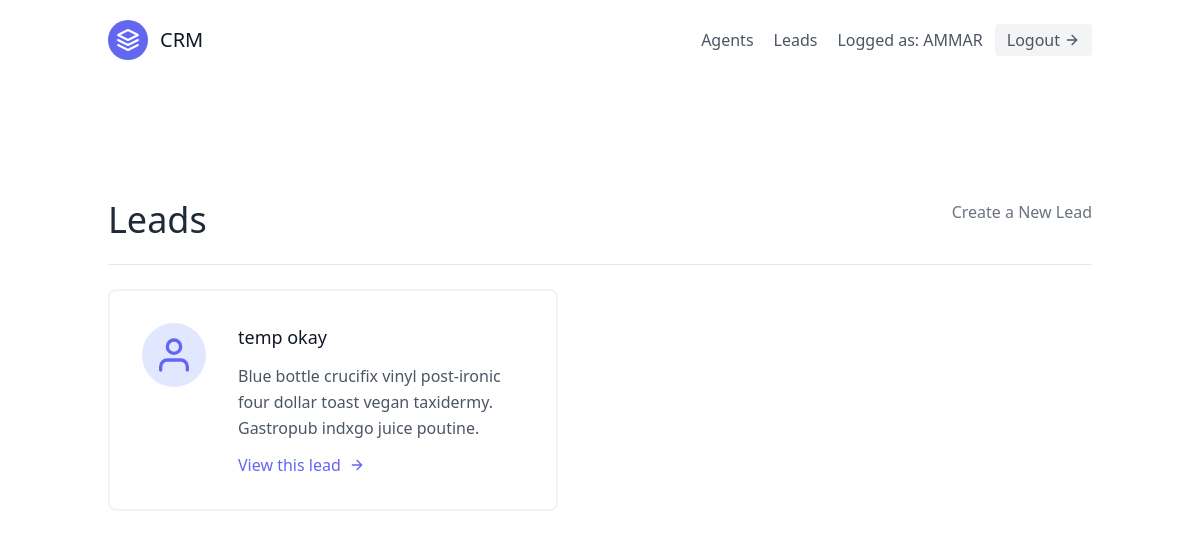
/leads/ (signed in), run on an earlier commit of the app's database.
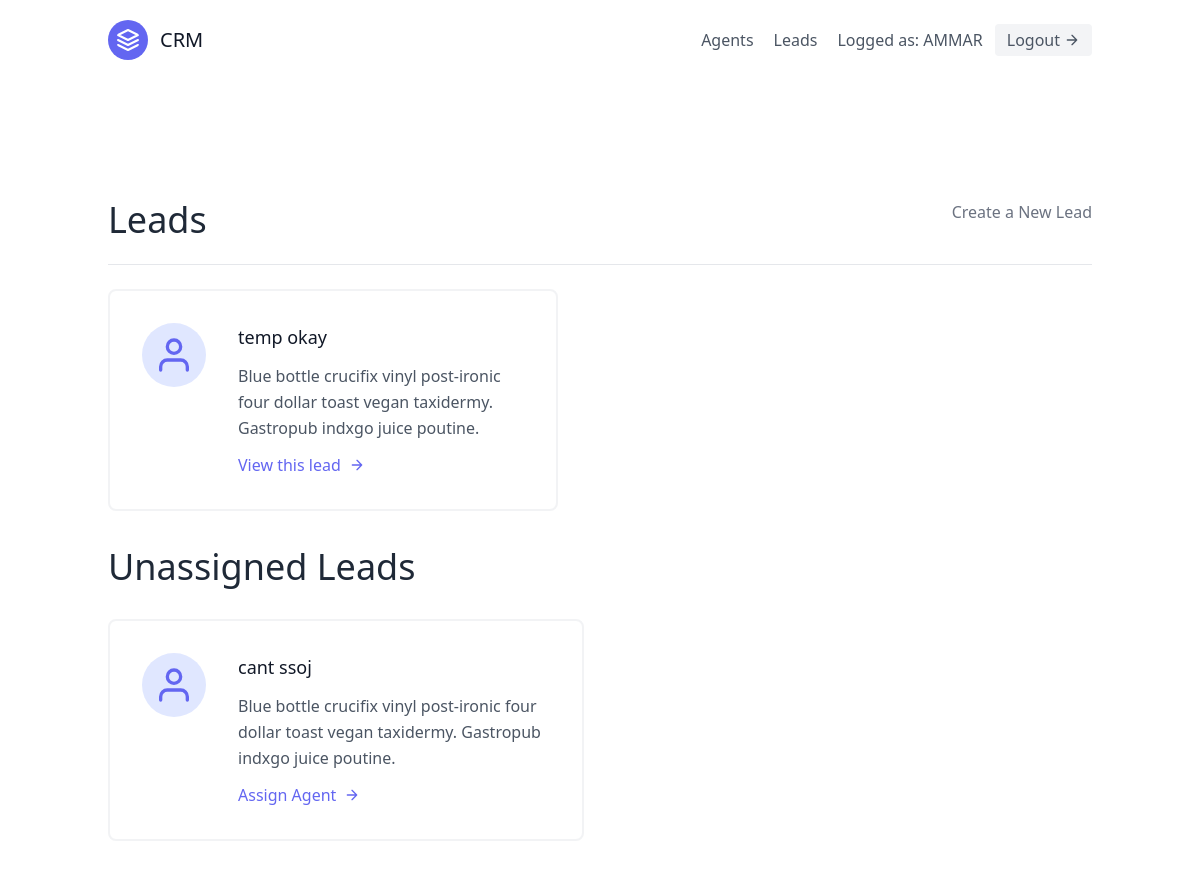
And on a later commit of the database.
### leads/models.py (models this page shows, shortened)
class User(AbstractUser):
    is_organisor = models.BooleanField(default=True)
    is_agent = models.BooleanField(default=False)

class LeadModel(models.Model):
    first_name = models.CharField(max_length=100)
    last_name = models.CharField(max_length=100)
    age = models.IntegerField()
    organization = models.ForeignKey(UserProfile,on_delete=models.CASCADE)
    agent = models.ForeignKey("Agent",null=True,blank=True,on_delete=models.SET_NULL)
    category = models.ForeignKey("category",null=True,blank=True,on_delete=models.SET_NULL)

### leads/views.py (the view)
# urls.py: path('',views.LeadList.as_view(),name='lead-list'),
class LeadList(LoginRequiredMixin,generic.ListView):
    template_name = 'leads/lead_list.html'
    context_object_name = 'leads'
    def get_queryset(self):
        user = self.request.user
        if user.is_organisor:
            queryset = LeadModel.objects.filter(organization=user.userprofile,agent__isnull=False)
        else:
            queryset = LeadModel.objects.filter(organization=user.agent.organization,agent__isnull=False)
            queryset = queryset.filter(agent__user=user)
        return queryset
    def get_context_data(self,**kwargs):
        context = super(LeadList,self).get_context_data(**kwargs)
        user = self.request.user
        if user.is_organisor:
            queryset = LeadModel.objects.filter(organization=user.userprofile,agent__isnull=True)
            context.update({
                "unassigned_leads":queryset
            })
        return context

### leads/templates/leads/lead_list.html
{% extends 'base.html' %}
{% block content %}
<section class="text-gray-600 body-font">
    <div class="container px-5 py-24 mx-auto flex flex-wrap">
        <div class='w-full mb-6 py-6 flex justify-between item-center border-b border-gray-200'>
        <div>
            <h1 class='text-4xl text-gray-800'>Leads</h1>
        </div>
        {% if request.user.is_organisor %}
        <div>
            <a class='text-gray-500 hover:text-blue-500' href="{% url 'leads:lead-create' %}">Create a New Lead</a>
        </div>
        {% endif %}
        </div>
      <div class="flex flex-wrap -m-4">
        {% for lead in leads %}
        <div class="p-4 lg:w-1/2 md:w-full">
          <div class="flex border-2 rounded-lg border-gray-200 border-opacity-50 p-8 sm:flex-row flex-col">
            <div class="w-16 h-16 sm:mr-8 sm:mb-0 mb-4 inline-flex items-center justify-center rounded-full bg-indigo-100 text-indigo-500 flex-shrink-0">
              <svg fill="none" stroke="currentColor" stroke-linecap="round" stroke-linejoin="round" stroke-width="2" class="w-10 h-10" viewBox="0 0 24 24">
                <path d="M20 21v-2a4 4 0 00-4-4H8a4 4 0 00-4 4v2"></path>
                <circle cx="12" cy="7" r="4"></circle>
              </svg>
            </div>
            <div class="flex-grow">
              <h2 class="text-gray-900 text-lg title-font font-medium mb-3">{{lead.first_name}}  {{lead.last_name}}</h2>
              <p class="leading-relaxed text-base">
                Blue bottle crucifix vinyl post-ironic four dollar toast vegan taxidermy. Gastropub indxgo juice poutine.</p>
              <a href={% url 'leads:lead-detail' lead.pk %} class="mt-3 text-indigo-500 inline-flex items-center">
                View this lead
                <svg fill="none" stroke="currentColor" stroke-linecap="round" stroke-linejoin="round" stroke-width="2" class="w-4 h-4 ml-2" viewBox="0 0 24 24">
                  <path d="M5 12h14M12 5l7 7-7 7"></path>
                </svg>
              </a>
            </div>
          </div>
        </div>
        {% endfor %}
      </div>
      {% if unassigned_leads.exists %}
      <div class="mt-5 flex flex-wrap -m-4">
        <div class='p-4 w-full'><h1 class='text-4xl text-gray-800'>Unassigned Leads</h1></div>
        {% for lead in unassigned_leads %}
        <div class="p-4 lg:w-1/2 md:w-full">
          <div class="flex border-2 rounded-lg border-gray-200 border-opacity-50 p-8 sm:flex-row flex-col">
            <div class="w-16 h-16 sm:mr-8 sm:mb-0 mb-4 inline-flex items-center justify-center rounded-full bg-indigo-100 text-indigo-500 flex-shrink-0">
              <svg fill="none" stroke="currentColor" stroke-linecap="round" stroke-linejoin="round" stroke-width="2" class="w-10 h-10" viewBox="0 0 24 24">
                <path d="M20 21v-2a4 4 0 00-4-4H8a4 4 0 00-4 4v2"></path>
                <circle cx="12" cy="7" r="4"></circle>
              </svg>
            </div>
            <div class="flex-grow">
              <h2 class="text-gray-900 text-lg title-font font-medium mb-3">{{lead.first_name}}  {{lead.last_name}}</h2>
              <p class="leading-relaxed text-base">
                Blue bottle crucifix vinyl post-ironic four dollar toast vegan taxidermy. Gastropub indxgo juice poutine.</p>
              <a href={% url 'leads:assign-agent' lead.pk %} class="mt-3 text-indigo-500 inline-flex items-center">
                Assign Agent
                <svg fill="none" stroke="currentColor" stroke-linecap="round" stroke-linejoin="round" stroke-width="2" class="w-4 h-4 ml-2" viewBox="0 0 24 24">
                  <path d="M5 12h14M12 5l7 7-7 7"></path>
                </svg>
              </a>
            </div>
          </div>
        </div>
        {% endfor %}
        {% endif %}
      </div>
    </div>
  </section>
{% endblock content %}

### templates/base.html (shortened to what this page needs)
{% load static %}
<!DOCTYPE html>
<html lang="en">
<head>
    <link rel="stylesheet" href="{% static 'style.css' %}">
    <link href="https://unpkg.com/tailwindcss@^2/dist/tailwind.min.css" rel="stylesheet">
</head>
<body>
    <div class="max-w-7xl mx-auto">
        {% include 'navbar.html' %}
        {% block content %}
        {% endblock content %}
    </div>
</body>
</html>

### templates/navbar.html (shortened to what this page needs)
<header class="text-gray-600 body-font">
    <div class="container mx-auto flex flex-wrap p-5 flex-col md:flex-row items-center">
      <a class="flex title-font font-medium items-center text-gray-900 mb-4 md:mb-0">
        <svg xmlns="http://www.w3.org/2000/svg" fill="none" stroke="currentColor" stroke-linecap="round" stroke-linejoin="round" stroke-width="2" class="w-10 h-10 text-white p-2 bg-indigo-500 rounded-full" viewBox="0 0 24 24">
          <path d="M12 2L2 7l10 5 10-5-10-5zM2 17l10 5 10-5M2 12l10 5 10-5"></path>
        </svg>
        <span class="ml-3 text-xl">CRM</span>
      </a>
      <nav class="md:ml-auto flex flex-wrap items-center text-base justify-center">
        {% if request.user.is_authenticated %}
        {% if request.user.is_organisor %}
        <a href="{% url 'agents:agent-list' %}" class="mr-5 hover:text-gray-900">Agents</a>
        {% endif %}
        <a href="{% url 'leads:lead-list' %}" class="mr-5 hover:text-gray-900">Leads</a>
        {% endif %}
      </nav>
      {% if request.user.is_authenticated %}
      Logged as: {{request.user.username | upper}}
      <a href="{% url 'logout' %}" class="ml-3 inline-flex items-center bg-gray-100 border-0 py-1 px-3 focus:outline-none hover:bg-gray-200 rounded text-base mt-4 md:mt-0">
        Logout
        <svg fill="none" stroke="currentColor" stroke-linecap="round" stroke-linejoin="round" stroke-width="2" class="w-4 h-4 ml-1" viewBox="0 0 24 24">
          <path d="M5 12h14M12 5l7 7-7 7"></path>
        </svg>
      </a>
      {% endif %}
    </div>
  </header>

What changed in the data, as far as the page shows it:
added LeadModel: first_name "cant", last_name "ssoj", shown under "Unassigned Leads"
Also different on the page:
text now shown: "Unassigned Leads"
